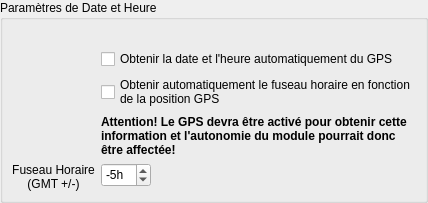
        <widget class="QWidget" name="pgDateTime">
         <layout class="QVBoxLayout" name="verticalLayout_6">
          <property name="spacing">
           <number>0</number>
          </property>
          <property name="leftMargin">
           <number>0</number>
          </property>
          <property name="topMargin">
           <number>0</number>
          </property>
          <property name="rightMargin">
           <number>0</number>
          </property>
          <property name="bottomMargin">
           <number>0</number>
          </property>
          <item>
           <widget class="QGroupBox" name="grpDateTime">
            <property name="title">
             <string>Paramètres de Date et Heure</string>
            </property>
            <layout class="QFormLayout" name="formLayout">
             <item row="0" column="0">
              <widget class="QLabel" name="lblDateTime">
               <property name="sizePolicy">
                <sizepolicy hsizetype="Fixed" vsizetype="Fixed">
                 <horstretch>0</horstretch>
                 <verstretch>0</verstretch>
                </sizepolicy>
               </property>
               <property name="maximumSize">
                <size>
                 <width>48</width>
                 <height>48</height>
                </size>
               </property>
               <property name="text">
                <string/>
               </property>
               <property name="pixmap">
                <pixmap resource="wimustudio2.qrc">:/icons/images/date_time.png</pixmap>
               </property>
               <property name="scaledContents">
                <bool>true</bool>
               </property>
              </widget>
             </item>
             <item row="1" column="1">
              <widget class="QCheckBox" name="chkDateTimeGPS">
               <property name="cursor">
                <cursorShape>PointingHandCursor</cursorShape>
               </property>
               <property name="text">
                <string>Obtenir la date et l'heure automatiquement du GPS</string>
               </property>
              </widget>
             </item>
             <item row="3" column="1">
              <widget class="QLabel" name="lblDateTimeGPSWarning">
               <property name="font">
                <font>
                 <weight>75</weight>
                 <bold>true</bold>
                </font>
               </property>
               <property name="text">
                <string>Attention! Le GPS devra être activé pour obtenir cette information et l'autonomie du module pourrait donc être affectée!</string>
               </property>
               <property name="wordWrap">
                <bool>true</bool>
               </property>
              </widget>
             </item>
             <item row="4" column="0">
              <widget class="QLabel" name="lblDateTimeOffset">
               <property name="text">
                <string>Fuseau Horaire
(GMT +/-)</string>
               </property>
               <property name="alignment">
                <set>Qt::AlignCenter</set>
               </property>
              </widget>
             </item>
             <item row="4" column="1">
              <widget class="QSpinBox" name="spinDateTimeOffset">
               <property name="minimumSize">
                <size>
                 <width>0</width>
                 <height>24</height>
                </size>
               </property>
               <property name="maximumSize">
                <size>
                 <width>50</width>
                 <height>16777215</height>
                </size>
               </property>
               <property name="buttonSymbols">
                <enum>QAbstractSpinBox::UpDownArrows</enum>
               </property>
               <property name="suffix">
                <string>h</string>
               </property>
               <property name="minimum">
                <number>-11</number>
               </property>
               <property name="maximum">
                <number>11</number>
               </property>
               <property name="value">
                <number>-5</number>
               </property>
              </widget>
             </item>
             <item row="2" column="1">
              <widget class="QCheckBox" name="chkDateTimeAutoOffset">
               <property name="cursor">
                <cursorShape>PointingHandCursor</cursorShape>
               </property>
               <property name="text">
                <string>Obtenir automatiquement le fuseau horaire en fonction
de la position GPS</string>
               </property>
              </widget>
             </item>
            </layout>
           </widget>
          </item>
         </layout>
        </widget>
